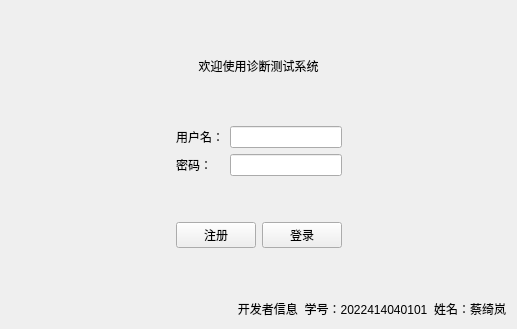
<?xml version="1.0" encoding="UTF-8"?>
<ui version="4.0">
 <class>LoginView</class>
 <widget class="QWidget" name="LoginView">
  <property name="geometry">
   <rect>
    <x>0</x>
    <y>0</y>
    <width>517</width>
    <height>329</height>
   </rect>
  </property>
  <property name="windowTitle">
   <string>登录</string>
  </property>
  <layout class="QVBoxLayout" name="verticalLayout_2">
   <item>
    <spacer name="verticalSpacer_2">
     <property name="orientation">
      <enum>Qt::Orientation::Vertical</enum>
     </property>
     <property name="sizeHint" stdset="0">
      <size>
       <width>20</width>
       <height>38</height>
      </size>
     </property>
    </spacer>
   </item>
   <item>
    <widget class="QLabel" name="label_3">
     <property name="styleSheet">
      <string notr="true">#label_3{
	/*font: 12pt &quot;华文楷体&quot;;*/
	font: 16pt &quot;隶书&quot;;
}</string>
     </property>
     <property name="text">
      <string>欢迎使用诊断测试系统</string>
     </property>
     <property name="alignment">
      <set>Qt::AlignmentFlag::AlignCenter</set>
     </property>
    </widget>
   </item>
   <item>
    <spacer name="verticalSpacer">
     <property name="orientation">
      <enum>Qt::Orientation::Vertical</enum>
     </property>
     <property name="sizeHint" stdset="0">
      <size>
       <width>20</width>
       <height>38</height>
      </size>
     </property>
    </spacer>
   </item>
   <item>
    <layout class="QHBoxLayout" name="horizontalLayout_2">
     <item>
      <spacer name="horizontalSpacer">
       <property name="orientation">
        <enum>Qt::Orientation::Horizontal</enum>
       </property>
       <property name="sizeHint" stdset="0">
        <size>
         <width>40</width>
         <height>20</height>
        </size>
       </property>
      </spacer>
     </item>
     <item>
      <layout class="QVBoxLayout" name="verticalLayout">
       <item>
        <layout class="QFormLayout" name="formLayout">
         <item row="0" column="0">
          <widget class="QLabel" name="label">
           <property name="text">
            <string>用户名：</string>
           </property>
          </widget>
         </item>
         <item row="0" column="1">
          <widget class="QLineEdit" name="inputUserName"/>
         </item>
         <item row="1" column="0">
          <widget class="QLabel" name="label_2">
           <property name="text">
            <string>密码：</string>
           </property>
          </widget>
         </item>
         <item row="1" column="1">
          <widget class="QLineEdit" name="inputUserPassword">
           <property name="echoMode">
            <enum>QLineEdit::EchoMode::Password</enum>
           </property>
          </widget>
         </item>
        </layout>
       </item>
       <item>
        <spacer name="verticalSpacer_4">
         <property name="orientation">
          <enum>Qt::Orientation::Vertical</enum>
         </property>
         <property name="sizeHint" stdset="0">
          <size>
           <width>20</width>
           <height>40</height>
          </size>
         </property>
        </spacer>
       </item>
       <item>
        <layout class="QHBoxLayout" name="horizontalLayout">
         <item>
          <widget class="QPushButton" name="btSignUp">
           <property name="text">
            <string>注册</string>
           </property>
          </widget>
         </item>
         <item>
          <widget class="QPushButton" name="btSignIn">
           <property name="text">
            <string>登录</string>
           </property>
          </widget>
         </item>
        </layout>
       </item>
      </layout>
     </item>
     <item>
      <spacer name="horizontalSpacer_2">
       <property name="orientation">
        <enum>Qt::Orientation::Horizontal</enum>
       </property>
       <property name="sizeHint" stdset="0">
        <size>
         <width>40</width>
         <height>20</height>
        </size>
       </property>
      </spacer>
     </item>
    </layout>
   </item>
   <item>
    <spacer name="verticalSpacer_3">
     <property name="orientation">
      <enum>Qt::Orientation::Vertical</enum>
     </property>
     <property name="sizeHint" stdset="0">
      <size>
       <width>20</width>
       <height>39</height>
      </size>
     </property>
    </spacer>
   </item>
   <item>
    <widget class="QLabel" name="label_4">
     <property name="text">
      <string>开发者信息  学号：2022414040101  姓名：蔡绮岚</string>
     </property>
     <property name="alignment">
      <set>Qt::AlignmentFlag::AlignRight|Qt::AlignmentFlag::AlignTrailing|Qt::AlignmentFlag::AlignVCenter</set>
     </property>
    </widget>
   </item>
  </layout>
 </widget>
 <resources/>
 <connections/>
</ui>
